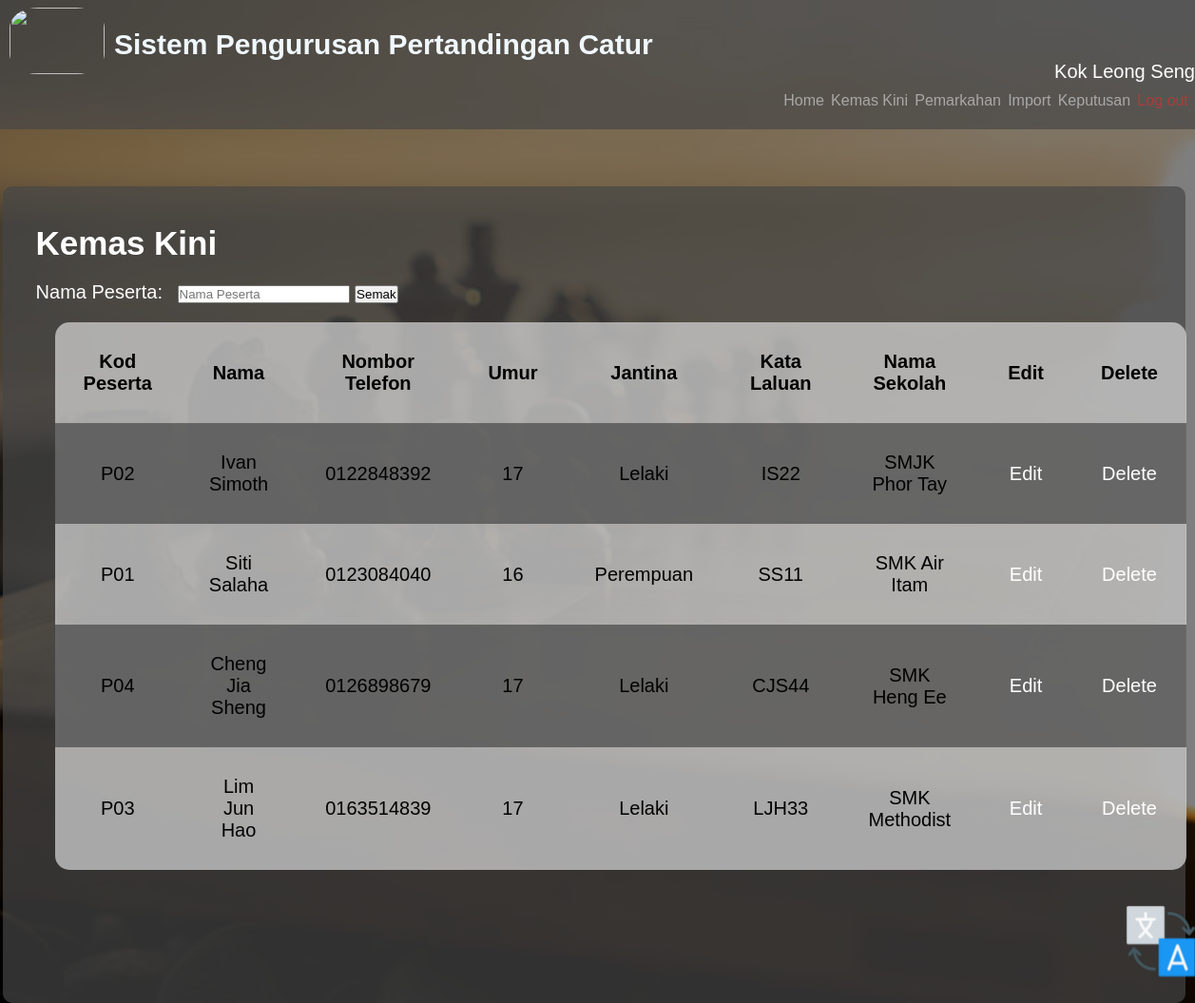
The page /util.php (signed in) on the database its author committed.
### tables this page shows
CREATE TABLE `peserta` (
  `Kod_Peserta` varchar(12) NOT NULL,
  `Nama_Peserta` varchar(50) NOT NULL,
  `Nombor_Telefon` varchar(10) NOT NULL,
  `Umur` int(2) NOT NULL,
  `Jantina` varchar(9) NOT NULL,
  `Katalaluan_Peserta` varchar(5) NOT NULL,
  `Kod_Sekolah` varchar(7) NOT NULL
);

CREATE TABLE `sekolah` (
  `Kod_Sekolah` varchar(7) NOT NULL,
  `Nama_Sekolah` varchar(50) NOT NULL
);

### util.php (the view, shortened to what this page needs)
<!DOCTYPE html>
<link rel="stylesheet" type="text/css" href="style.css">
<?php
include('tab.php');
require_once('dbconnection.php');
?>
<body>
    <section id="contentbox">
    <b><p id="eng-Title" style="color: white;font-size: 35px; padding-left:20px;">Kemas Kini</p></b>
        <form method="POST" action="util.php">
        <p style="padding-top:20px; padding-left:20px; color:white;font-size: 20px">Nama Peserta: <input name="locate" style="margin-left: 10px;" type="text" placeholder="Nama Peserta">
        <input type="submit" name="semak" id="run" value="Semak"></p>
        </form>
        <table>
            <tr>
                <th id="eng-kod">Kod Peserta</th>
                <th id="eng-name">Nama</th>
                <th id="eng-age">Nombor Telefon</th>
                <th id="eng-age">Umur</th>
                <th id="eng-age">Jantina</th>
                <th id="eng-pw">Kata Laluan</th>
                <th id="eng-school">Nama Sekolah</th>
                <th>Edit</th>
                <th>Delete</th>
            </tr>
        <?php
            $sql = "SELECT Kod_Peserta, Nama_Peserta, Nombor_Telefon, Umur, Jantina ,sekolah.Nama_Sekolah , Katalaluan_Peserta  FROM peserta
            INNER JOIN sekolah ON peserta.Kod_Sekolah = sekolah.Kod_Sekolah
            ORDER BY Nama_Sekolah";
            $result = $con->query($sql);
            if ($result->num_rows >0){
                while($row = $result -> fetch_assoc()){
                    echo "<tr>";
                    echo "<td>" .$row['Kod_Peserta']."</td>";
                    echo "<td>" .$row['Nama_Peserta']."</td>";
                    echo "<td>" .$row['Nombor_Telefon']."</td>";
                    echo "<td>" .$row['Umur']."</td>";
                    echo "<td>" .$row['Jantina']."</td>";
                    echo "<td>" .$row['Katalaluan_Peserta']."</td>";
                    echo "<td>" .$row['Nama_Sekolah']."</td>";
                    echo "<td><a class='changes' href='update.php?id=".$row['Kod_Peserta']."'>Edit</a></td>";
                    echo "<td><a class='changes' href='delete.php?id=".$row['Kod_Peserta']."'onclick='del()''>Delete</a></td>";
                    echo "</tr>";
                }
            }
            ?>
        </table>
    </section>
    <button class="translate" name="button" id="1" onclick="myFunction()"></button>

### style.css (style rules this page uses)
body { font-family: arial, sans-serif; width: 100%; min-height: 100%; background-image: linear-gradient(rgba(0,0,0,.5), rgba(0,0,0,.5)), url(bg.jpg); background-position: center; background-size: cover; justify-content: center; align-items: center; display: inline; background-attachment: fill; background-repeat: no-repeat; margin:0; padding:0; }
#contentbox { margin-left: 100px; margin-right: 10px; margin-top: 60px; padding-top: 40px; padding-bottom: 140px; padding-left: 15px; padding-right: 15px; text-align: left; background-color:rgba(70, 70, 70, 0.7); border-radius: 10px; width:99%; float: right; }
table { font-family: arial, sans-serif; font-size: 15px; border-collapse: collapse; width: 76.5%; margin-top: 20px; margin-left: 40px; background:rgba(218, 218, 218, 0.7); border-radius: 15px; }
td, th { font-size: 20px; text-align: center; padding: 30px; }
tr:nth-child(even) { background-color :rgba(70, 70, 70, 0.7); }
.translate { transition-duration: 0.2s; background-image: url(translate.png); background-color: transparent; background-repeat: no-repeat; background-color: transparent; border: none; object-fit: contain; position:fixed; right: 0; bottom: 0; margin: 0; padding: 0; width: 6%; height: 10%; z-index: 99999 !important; }

### tab.css (style rules this page uses)
* { margin: 0px; padding: 0px; box-sizing: border-box; }
a:link { color: white; text-decoration: none; }

### rows shown on the page
peserta: Kod_Peserta "P02", Nama_Peserta "Ivan Simoth", Nombor_Telefon "0122848392", Umur "17", Jantina "Lelaki", Katalaluan_Peserta "IS22", Kod_Sekolah.Nama_Sekolah "SMJK Phor Tay"
peserta: Kod_Peserta "P01", Nama_Peserta "Siti Salaha", Nombor_Telefon "0123084040", Umur "16", Jantina "Perempuan", Katalaluan_Peserta "SS11", Kod_Sekolah.Nama_Sekolah "SMK Air Itam"
peserta: Kod_Peserta "P04", Nama_Peserta "Cheng Jia Sheng", Nombor_Telefon "0126898679", Umur "17", Jantina "Lelaki", Katalaluan_Peserta "CJS44", Kod_Sekolah.Nama_Sekolah "SMK Heng Ee"
peserta: Kod_Peserta "P03", Nama_Peserta "Lim Jun Hao", Nombor_Telefon "0163514839", Umur "17", Jantina "Lelaki", Katalaluan_Peserta "LJH33", Kod_Sekolah.Nama_Sekolah "SMK Methodist"

### other values the page prints
$_SESSION['hakim'] "Kok Leong Seng"
